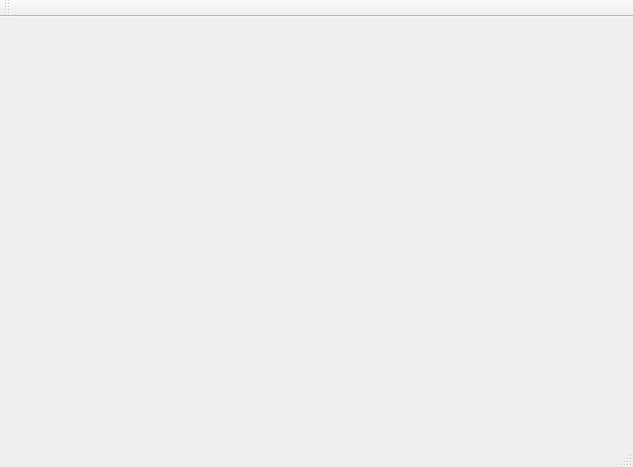
<?xml version="1.0" encoding="UTF-8"?>
<ui version="4.0">
 <class>MainWindow</class>
 <widget class="QMainWindow" name="MainWindow">
  <property name="geometry">
   <rect>
    <x>0</x>
    <y>0</y>
    <width>633</width>
    <height>467</height>
   </rect>
  </property>
  <property name="windowTitle">
   <string>MainWindow</string>
  </property>
  <widget class="QWidget" name="centralWidget">
   <widget class="GLWidget" name="gl_widget" native="true">
    <property name="geometry">
     <rect>
      <x>10</x>
      <y>0</y>
      <width>600</width>
      <height>400</height>
     </rect>
    </property>
   </widget>
  </widget>
  <widget class="QMenuBar" name="menuBar">
   <property name="geometry">
    <rect>
     <x>0</x>
     <y>0</y>
     <width>633</width>
     <height>22</height>
    </rect>
   </property>
  </widget>
  <widget class="QToolBar" name="mainToolBar">
   <attribute name="toolBarArea">
    <enum>TopToolBarArea</enum>
   </attribute>
   <attribute name="toolBarBreak">
    <bool>false</bool>
   </attribute>
  </widget>
  <widget class="QStatusBar" name="statusBar"/>
 </widget>
 <layoutdefault spacing="6" margin="11"/>
 <customwidgets>
  <customwidget>
   <class>GLWidget</class>
   <extends>QWidget</extends>
   <header location="global">glwidget.h</header>
   <container>1</container>
  </customwidget>
 </customwidgets>
 <resources/>
 <connections/>
</ui>
